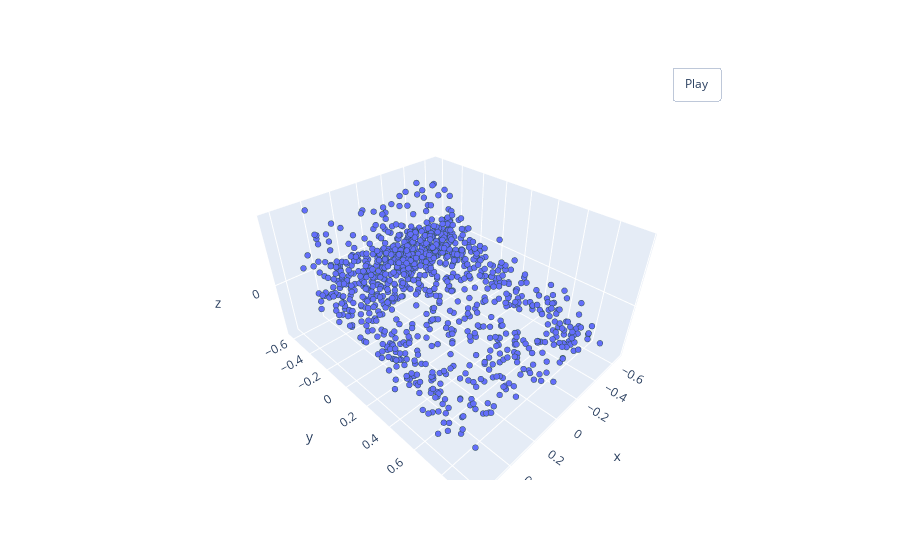

Source (notebook cell):
### Code cell
noisy_pointcloud = RandomNoise()(rotated_pointcloud)
visualize_point_cloud(*noisy_pointcloud.T)

### Figure 1 — Plotly figure (JSON) as saved in the notebook; plotly's stock layout.template omitted (floating-point values rounded to 4 significant figures; data arrays with more than 128 entries replaced by an {"elided": "..."} marker saying what was removed)
{"data": [{"marker": {"line": {"color": "DarkSlateGrey", "width": 2}, "size": 2}, "mode": "markers", "type": "scatter3d", "x": {"elided": "1024 float values"}, "y": {"elided": "1024 float values"}, "z": {"elided": "1024 float values"}}], "layout": {"updatemenus": [{"buttons": [{"args": [null, {"frame": {"duration": 50, "redraw": true}, "fromcurrent": true, "mode": "immediate", "transition": {"duration": 0}}], "label": "Play", "method": "animate"}], "pad": {"r": 10, "t": 45}, "showactive": false, "type": "buttons", "x": 0.8, "xanchor": "left", "y": 1, "yanchor": "bottom"}]}}
